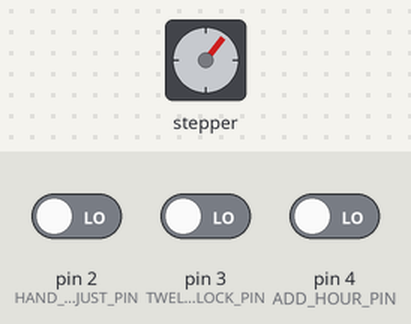
Recording of a sketch running on a simulated Arduino Uno, built with avr-gcc and run on an emulated ATmega328P. Shown: stepper motor. Wiring (inferred from the names in the program): stepper motor (2048 steps per turn assumed): coils pin 9, pin 10, pin 11, pin 12. The inputs (shaded band) are chosen by the test bench; at power-on: pin 3 (TWELVE_OCLOCK_PIN) LOW, pin 2 (HAND_ADJUST_PIN) LOW, pin 4 (ADD_HOUR_PIN) LOW. The local clock reads 2024-03-15 10:24:30 at power-on unless the sketch sets it.

Above: at 1.2 s.
1.3 s: pin 3 (TWELVE_OCLOCK_PIN) driven HIGH
At 3.1 s:
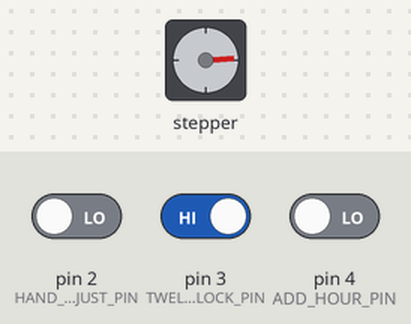
4.3 s: pin 2 (HAND_ADJUST_PIN) driven HIGH
At 4.46 s:
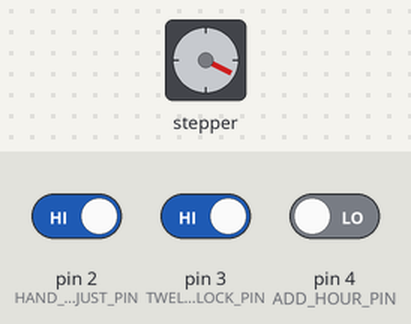
7.3 s: pin 4 (ADD_HOUR_PIN) driven HIGH
At 7.49 s:
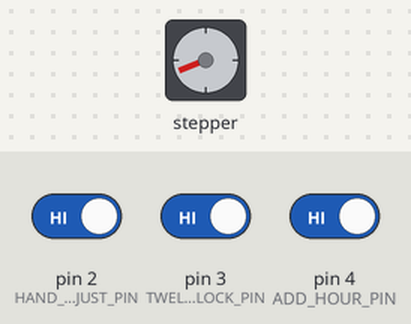
Timing chart, 0 to 16.3 s (numbered marks = the images above; inputs shaded):
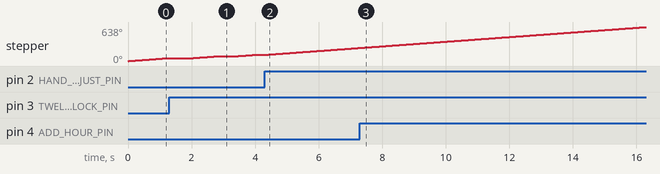

The sketch:

LogKlok.ino
```cpp
//Written By Nikodem Bartnik - nikodembartnik.pl
//Yoinked By Jochem Hoorneman
#include <Ds1302.h>

// RTC pins
#define PIN_ENA 7
#define PIN_DAT 6
#define PIN_CLK 5

// stepper motor pints
#define STEPPER_PIN_1 9
#define STEPPER_PIN_2 10
#define STEPPER_PIN_3 11
#define STEPPER_PIN_4 12

// button pins
#define HAND_ADJUST_PIN 2
#define TWELVE_OCLOCK_PIN 3
#define ADD_HOUR_PIN 4

// debug options
//#define DEBUG
//#define INFO

// DS1302 RTC instance
Ds1302 rtc(PIN_ENA, PIN_CLK, PIN_DAT);
Ds1302::DateTime now;

// number of stepper motor steps per revolution
int NUM_STEPS_PER_REV = 2048;
// phase of a step. Used give the right instructions to the stepper motor
int step_phase = 0;
// current step the motor is at. 0 should be the clock hand pointing upwards (00:00 on a normal clock)
int current_step = 0;
// goal of where the stepper motor should be, if this is not the same as current_step the motor will move
int goal_step = 0;
int last_goal_step = 0;

// keeps track of how long is takes for the main loop to finish to finetune the delay
unsigned long last_arduino_time;
// keeps track of the milliseconds after it is 00:00:00
unsigned long noon_in_millis;
// decides if the milli seconds should be tracked by the arduino
bool do_track_millis = false;


// state of buttons
int handAdjustState;
int twelveOClockState;
int lastTwelveOClockState;
int addHourState;
int lastAddHourState;


void setup() {
  Serial.begin(9600);
  pinMode(STEPPER_PIN_1, OUTPUT);
  pinMode(STEPPER_PIN_2, OUTPUT);
  pinMode(STEPPER_PIN_3, OUTPUT);
  pinMode(STEPPER_PIN_4, OUTPUT);
  pinMode(HAND_ADJUST_PIN, INPUT);
  pinMode(TWELVE_OCLOCK_PIN, INPUT);
  pinMode(ADD_HOUR_PIN, INPUT);

  rtc.init();
  // test if clock is halted and set a date-time (see example 2) to start it
  if (rtc.isHalted())
  {
    #ifdef INFO
      Serial.println("Time is reset to twelve o clock");
    #endif
    resetTimeToTwelveOClock();
  }


  last_arduino_time = micros();
}

void loop() {
  // read button input
  handAdjustState = digitalRead(HAND_ADJUST_PIN);
  twelveOClockState = digitalRead(TWELVE_OCLOCK_PIN);
  addHourState = digitalRead(ADD_HOUR_PIN);
  #ifdef DEBUG
//    Serial.println("hand adjust, twelve o clock, add one hour");
    Serial.println(String(handAdjustState) + ", " + String(twelveOClockState) + ", " + String(addHourState));
  #endif

  // get and process current time
  rtc.getDateTime(&now);
  #ifdef INFO
    printCurrentTime();
  #endif

  // when it is close to noon, keep track of the milliseconds so the time is more accurate
  if(!do_track_millis && now.hour%12 == 0 && now.minute == 0 && now.second == 0) {
    noon_in_millis = millis();
    do_track_millis = true;
    #ifdef INFO
      Serial.println("Milliseconds get tracked now");
    #endif
  }

  // check if the time in milliseconds should still be tracked
  if(do_track_millis && millis() - noon_in_millis > 15000) {
    do_track_millis = false;
    #ifdef INFO
      Serial.println("Milliseconds are no longer tracked");
    #endif
  }

//  adjust the time so that the clock moves to the correct position
  if(do_track_millis) {
    float detailed_seconds = float(millis() - noon_in_millis)/1000;
    lnTimeToGoalStep(now.hour, now.minute, detailed_seconds);
  } else {
    lnTimeToGoalStep(now.hour, now.minute, now.second);
  }


  // processs button input
  if (lastAddHourState != addHourState && addHourState == HIGH) {
    setTimeTo((now.hour+1)%24, now.minute, now.second);
    #ifdef INFO
      Serial.println("Added one hour");
    #endif
  }
  if (lastTwelveOClockState != twelveOClockState && twelveOClockState == HIGH) {
    resetTimeToTwelveOClock();
    current_step = 0;
    goal_step = 0;
    #ifdef INFO
      Serial.println("Clock is reset to twelve o clock");
    #endif
  }

  int time_spend_in_loop = micros() - last_arduino_time;
//  Serial.println(time_spend_in_loop);
  // If the delay is set to 2000 microseconds. With 2048 steps per revolution this means
  //  the clock can make a full revolution in 4.1 seconds
//  delayMicroseconds(max(10,2000-time_spend_in_loop));
  delayMicroseconds(2500);
  last_arduino_time = micros();

  // move motor if needed
  if (current_step != goal_step) {
    stepTowardsGoalStep();
  }
  else if (handAdjustState == HIGH) {
    oneStep(true);
  }

  // update last button states
  lastAddHourState = addHourState;
  lastTwelveOClockState = twelveOClockState;

}

void stepTowardsGoalStep(){
      oneStep(true);
      increaseCurrentStep();

//      int steps_to_take = modulus(goal_step - current_step, NUM_STEPS_PER_REV);
//    if (steps_to_take < NUM_STEPS_PER_REV/2) {
////      Serial.println(String(steps_to_take) + ", one step clockwise");
//      oneStep(true);
//      increaseCurrentStep();
//    }
//    else {
////      Serial.println(String(steps_to_take)+ ", one step anti-clockwise");
//      oneStep(false);
//      decreaseCurrentStep();
//    }
}

void resetTimeToTwelveOClock(){
  setTimeTo(12,0,0);
}

void setTimeTo(uint8_t hours, uint8_t minutes, uint8_t seconds) {
  Ds1302::DateTime dt = {
      .year = 0,
      .month = Ds1302::MONTH_JAN,
      .day = 1,
      .hour = hours,
      .minute = minutes,
      .second = seconds,
      .dow = Ds1302::DOW_MON
  };

  // set the date and time
  rtc.setDateTime(&dt);
}

void increaseCurrentStep() {
  increaseCurrentStep(1);
}

void decreaseCurrentStep() {
  increaseCurrentStep(-1);
}

void increaseCurrentStep(int stepsToAdd) {
  current_step = modulus(current_step + stepsToAdd, NUM_STEPS_PER_REV);
//  Serial.println("Current step updated, it is now: " + String(current_step));
}

void lnTimeToGoalStep(int hours, int minutes, float seconds) {
  lnTimeToGoalStep(hours+ (float) minutes/60 + seconds/3600);
}

void lnTimeToGoalStep(float timeInHours) {
  // converts time in hours to log time. For reference <lnTime = hh:mm:ss>
  // -9 = 00:00:00.27
  // -8 = 00:00:00.73
  // -7 = 00:00:01.99
  // -6 = 00:00:05.41
  // -5 = 00:00:14.71
  // -4 = 00:00:39.99
  // -3 = 00:01:48.71
  // -2 = 00:04:55.51
  // -1 = 00:13:23.27
  //  0 = 00:36:23.51
  //  1 = 01:38:55.40
  //  2 = 04:28:54.08
  if (fmod(timeInHours, 12) == 0) {
//    Serial.println("Skipped, since this would be -infinity");
  } else {
    int logTime = round(log(fmod(timeInHours, 12)));
    // move to the correct position on the clock. -9 logTime is located at the normal 12 o clock spot, -8 at the normal 1 spot etc
    timeToGoalStep(max(-9, logTime)+9);
  }


}

void timeToGoalStep(int hours, int minutes, int seconds) {
  timeToGoalStep(hours+ (float) minutes/60 + (float) seconds/3600);
}

void timeToGoalStep(float timeInHours) {
  timeInHours = fmod(timeInHours, 12);
  #ifdef DEBUG
    Serial.println("timeInHours after fmod: " + String(timeInHours));
  #endif
  goal_step = int(timeInHours * NUM_STEPS_PER_REV / 12);
  if (goal_step != last_goal_step) {
    #ifdef INFO
      Serial.println("Goal step changed from " + String(last_goal_step) + " to " + String(goal_step));
    #endif
  }
  last_goal_step = goal_step;
}

int modulus(int num, int denom) {
  // make sure it is above 0
  if (num < 0) {
    return (num - (num/denom-1)*denom);
  }
  else {
    return num%denom;
  }
}

void printCurrentTime() {
  static uint8_t last_second = 0;
    if (last_second != now.second)
    {
        last_second = now.second;

        Serial.print("20");
        Serial.print(now.year);    // 00-99
        Serial.print('-');
        if (now.month < 10) Serial.print('0');
        Serial.print(now.month);   // 01-12
        Serial.print('-');
        if (now.day < 10) Serial.print('0');
        Serial.print(now.day);     // 01-31
        Serial.print(' ');
        if (now.hour < 10) Serial.print('0');
        Serial.print(now.hour);    // 00-23
        Serial.print(':');
        if (now.minute < 10) Serial.print('0');
        Serial.print(now.minute);  // 00-59
        Serial.print(':');
        if (now.second < 10) Serial.print('0');
        Serial.print(now.second);  // 00-59
        Serial.println();
    }
}

void oneStep(bool doClockwise){
    if(doClockwise){
switch(step_phase){
  case 0:
  digitalWrite(STEPPER_PIN_1, HIGH);
  digitalWrite(STEPPER_PIN_2, LOW);
  digitalWrite(STEPPER_PIN_3, LOW);
  digitalWrite(STEPPER_PIN_4, LOW);
  break;
  case 1:
  digitalWrite(STEPPER_PIN_1, LOW);
  digitalWrite(STEPPER_PIN_2, HIGH);
  digitalWrite(STEPPER_PIN_3, LOW);
  digitalWrite(STEPPER_PIN_4, LOW);
  break;
  case 2:
  digitalWrite(STEPPER_PIN_1, LOW);
  digitalWrite(STEPPER_PIN_2, LOW);
  digitalWrite(STEPPER_PIN_3, HIGH);
  digitalWrite(STEPPER_PIN_4, LOW);
  break;
  case 3:
  digitalWrite(STEPPER_PIN_1, LOW);
  digitalWrite(STEPPER_PIN_2, LOW);
  digitalWrite(STEPPER_PIN_3, LOW);
  digitalWrite(STEPPER_PIN_4, HIGH);
  break;
}
  }else{
    switch(step_phase){
  case 0:
  digitalWrite(STEPPER_PIN_1, LOW);
  digitalWrite(STEPPER_PIN_2, LOW);
  digitalWrite(STEPPER_PIN_3, LOW);
  digitalWrite(STEPPER_PIN_4, HIGH);
  break;
  case 1:
  digitalWrite(STEPPER_PIN_1, LOW);
  digitalWrite(STEPPER_PIN_2, LOW);
  digitalWrite(STEPPER_PIN_3, HIGH);
  digitalWrite(STEPPER_PIN_4, LOW);
  break;
  case 2:
  digitalWrite(STEPPER_PIN_1, LOW);
  digitalWrite(STEPPER_PIN_2, HIGH);
  digitalWrite(STEPPER_PIN_3, LOW);
  digitalWrite(STEPPER_PIN_4, LOW);
  break;
  case 3:
  digitalWrite(STEPPER_PIN_1, HIGH);
  digitalWrite(STEPPER_PIN_2, LOW);
  digitalWrite(STEPPER_PIN_3, LOW);
  digitalWrite(STEPPER_PIN_4, LOW);


}
  }
step_phase++;
  if(step_phase > 3){
    step_phase = 0;
  }
}
```
